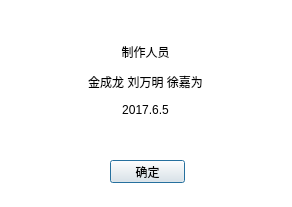
<?xml version="1.0" encoding="UTF-8"?>
<ui version="4.0">
 <class>AboutDlg</class>
 <widget class="QDialog" name="AboutDlg">
  <property name="geometry">
   <rect>
    <x>0</x>
    <y>0</y>
    <width>292</width>
    <height>207</height>
   </rect>
  </property>
  <property name="windowTitle">
   <string>关于</string>
  </property>
  <property name="styleSheet">
   <string notr="true">QDialog{
background-color:rgb(255, 255, 255)
}</string>
  </property>
  <widget class="QPushButton" name="pushButton">
   <property name="geometry">
    <rect>
     <x>110</x>
     <y>160</y>
     <width>75</width>
     <height>23</height>
    </rect>
   </property>
   <property name="font">
    <font>
     <family>微软雅黑</family>
    </font>
   </property>
   <property name="text">
    <string>确定</string>
   </property>
  </widget>
  <widget class="QLabel" name="label">
   <property name="geometry">
    <rect>
     <x>80</x>
     <y>20</y>
     <width>131</width>
     <height>121</height>
    </rect>
   </property>
   <property name="styleSheet">
    <string notr="true">QLabel{
	font: 9pt &quot;微软雅黑&quot;;
}</string>
   </property>
   <property name="text">
    <string>&lt;html&gt;&lt;head/&gt;&lt;body&gt;&lt;p align=&quot;center&quot;&gt;&lt;img src=&quot;:/imags/assets/imags/logo.png&quot;/&gt;&lt;/p&gt;&lt;p align=&quot;center&quot;&gt;制作人员&lt;/p&gt;&lt;p align=&quot;center&quot;&gt;金成龙 刘万明 徐嘉为&lt;/p&gt;&lt;p align=&quot;center&quot;&gt;2017.6.5&lt;/p&gt;&lt;/body&gt;&lt;/html&gt;</string>
   </property>
  </widget>
 </widget>
 <resources/>
 <connections>
  <connection>
   <sender>pushButton</sender>
   <signal>clicked()</signal>
   <receiver>AboutDlg</receiver>
   <slot>close()</slot>
   <hints>
    <hint type="sourcelabel">
     <x>241</x>
     <y>174</y>
    </hint>
    <hint type="destinationlabel">
     <x>400</x>
     <y>176</y>
    </hint>
   </hints>
  </connection>
 </connections>
</ui>
